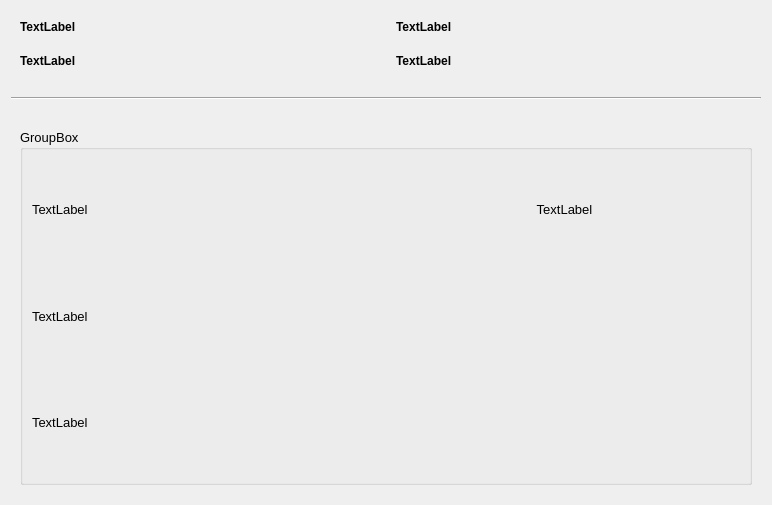
<?xml version="1.0" encoding="UTF-8"?>
<ui version="4.0">
 <class>WizardPage</class>
 <widget class="QWizardPage" name="WizardPage">
  <property name="geometry">
   <rect>
    <x>0</x>
    <y>0</y>
    <width>772</width>
    <height>505</height>
   </rect>
  </property>
  <property name="windowTitle">
   <string>WizardPage</string>
  </property>
  <property name="title">
   <string>Zusammenfassung</string>
  </property>
  <property name="subTitle">
   <string>Alles Richtig ?</string>
  </property>
  <layout class="QVBoxLayout" name="verticalLayout_3">
   <property name="spacing">
    <number>20</number>
   </property>
   <item>
    <widget class="QFrame" name="frame">
     <property name="frameShape">
      <enum>QFrame::NoFrame</enum>
     </property>
     <property name="frameShadow">
      <enum>QFrame::Raised</enum>
     </property>
     <layout class="QVBoxLayout" name="verticalLayout_2">
      <property name="spacing">
       <number>20</number>
      </property>
      <item>
       <layout class="QHBoxLayout" name="horizontalLayout_2">
        <item>
         <widget class="QLabel" name="label_Kunde">
          <property name="font">
           <font>
            <pointsize>9</pointsize>
            <weight>75</weight>
            <bold>true</bold>
           </font>
          </property>
          <property name="frameShape">
           <enum>QFrame::NoFrame</enum>
          </property>
          <property name="text">
           <string>TextLabel</string>
          </property>
          <property name="alignment">
           <set>Qt::AlignLeading|Qt::AlignLeft|Qt::AlignVCenter</set>
          </property>
          <property name="buddy">
           <cstring></cstring>
          </property>
         </widget>
        </item>
        <item>
         <widget class="QLabel" name="label_Projekt">
          <property name="font">
           <font>
            <pointsize>9</pointsize>
            <weight>75</weight>
            <bold>true</bold>
           </font>
          </property>
          <property name="frameShape">
           <enum>QFrame::NoFrame</enum>
          </property>
          <property name="text">
           <string>TextLabel</string>
          </property>
          <property name="alignment">
           <set>Qt::AlignLeading|Qt::AlignLeft|Qt::AlignVCenter</set>
          </property>
          <property name="buddy">
           <cstring></cstring>
          </property>
         </widget>
        </item>
       </layout>
      </item>
      <item>
       <layout class="QHBoxLayout" name="horizontalLayout">
        <item>
         <widget class="QLabel" name="label_Datum">
          <property name="font">
           <font>
            <pointsize>9</pointsize>
            <weight>75</weight>
            <bold>true</bold>
           </font>
          </property>
          <property name="text">
           <string>TextLabel</string>
          </property>
          <property name="alignment">
           <set>Qt::AlignLeading|Qt::AlignLeft|Qt::AlignVCenter</set>
          </property>
         </widget>
        </item>
        <item>
         <widget class="QLabel" name="label_Status">
          <property name="font">
           <font>
            <pointsize>9</pointsize>
            <weight>75</weight>
            <bold>true</bold>
           </font>
          </property>
          <property name="text">
           <string>TextLabel</string>
          </property>
          <property name="alignment">
           <set>Qt::AlignLeading|Qt::AlignLeft|Qt::AlignVCenter</set>
          </property>
         </widget>
        </item>
       </layout>
      </item>
     </layout>
    </widget>
   </item>
   <item>
    <widget class="Line" name="line">
     <property name="orientation">
      <enum>Qt::Horizontal</enum>
     </property>
    </widget>
   </item>
   <item>
    <widget class="QScrollArea" name="scrollArea">
     <property name="frameShape">
      <enum>QFrame::NoFrame</enum>
     </property>
     <property name="widgetResizable">
      <bool>true</bool>
     </property>
     <widget class="QWidget" name="scrollAreaWidgetContents">
      <property name="geometry">
       <rect>
        <x>0</x>
        <y>0</y>
        <width>754</width>
        <height>374</height>
       </rect>
      </property>
      <layout class="QVBoxLayout" name="verticalLayout_4">
       <item>
        <widget class="QGroupBox" name="groupBox">
         <property name="font">
          <font>
           <pointsize>10</pointsize>
          </font>
         </property>
         <property name="title">
          <string>GroupBox</string>
         </property>
         <property name="flat">
          <bool>false</bool>
         </property>
         <layout class="QVBoxLayout" name="verticalLayout">
          <item>
           <layout class="QHBoxLayout" name="horizontalLayout_3">
            <item>
             <widget class="QLabel" name="label_Start">
              <property name="font">
               <font>
                <pointsize>10</pointsize>
               </font>
              </property>
              <property name="text">
               <string>TextLabel</string>
              </property>
             </widget>
            </item>
            <item>
             <widget class="QLabel" name="label_Ende">
              <property name="font">
               <font>
                <pointsize>10</pointsize>
               </font>
              </property>
              <property name="text">
               <string>TextLabel</string>
              </property>
              <property name="alignment">
               <set>Qt::AlignCenter</set>
              </property>
             </widget>
            </item>
           </layout>
          </item>
          <item>
           <widget class="QLabel" name="label_Pause">
            <property name="font">
             <font>
              <pointsize>10</pointsize>
             </font>
            </property>
            <property name="text">
             <string>TextLabel</string>
            </property>
           </widget>
          </item>
          <item>
           <widget class="QLabel" name="label_Status_AK">
            <property name="text">
             <string>TextLabel</string>
            </property>
           </widget>
          </item>
         </layout>
        </widget>
       </item>
      </layout>
     </widget>
    </widget>
   </item>
  </layout>
 </widget>
 <resources/>
 <connections/>
</ui>
